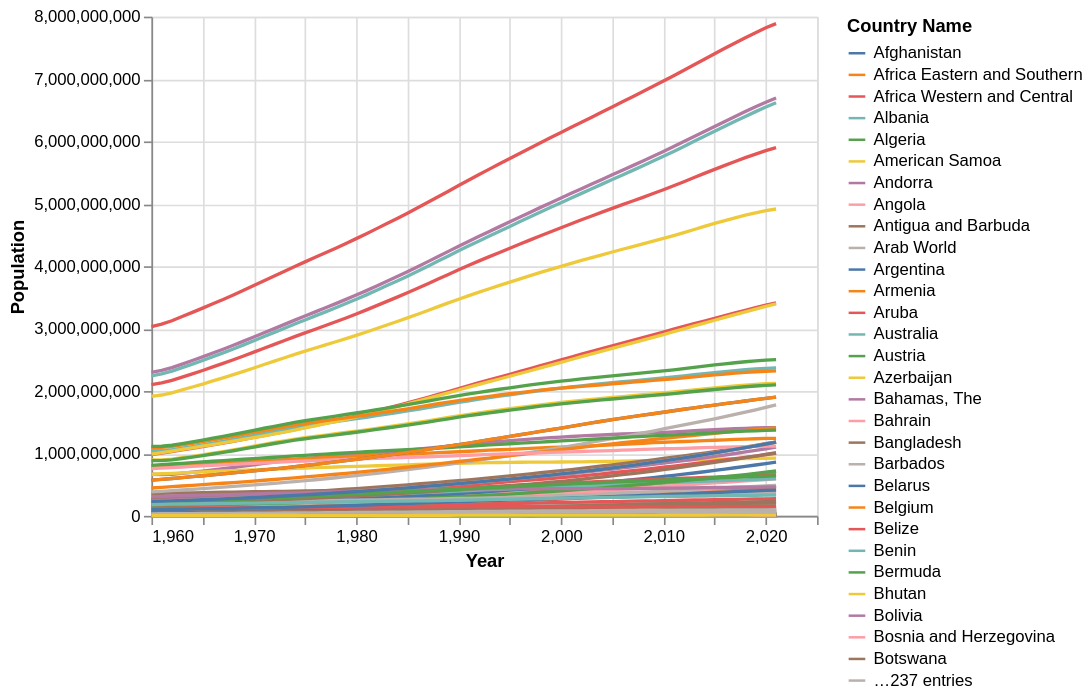

Write notebook code for a chart like this one.
### Code cell
# Listing 3.21 Drawing the raw chart

import pandas as pd
import altair as alt
alt.data_transformers.disable_max_rows()

df = pd.read_csv('/content/population.csv')


df = df.melt(id_vars='Country Name',
             var_name='Year',
             value_name='Population')
df['Year'] = df['Year'].astype('int')

chart = alt.Chart(df).mark_line().encode(
    x = 'Year:Q',
    y = 'Population:Q',
    color = 'Country Name:N'
)

# chart.show()

chart

### Figure 1 — Vega-Lite specification as saved in the notebook (floating-point values rounded to 4 significant figures; data arrays with more than 128 entries replaced by an {"elided": "..."} marker saying what was removed)
{"config": {"view": {"continuousWidth": 400, "continuousHeight": 300}}, "data": {"name": "data-f76ea6373cd6b747f1e69db32b23312d"}, "mark": "line", "encoding": {"color": {"field": "Country Name", "type": "nominal"}, "x": {"field": "Year", "type": "quantitative"}, "y": {"field": "Population", "type": "quantitative"}}, "$schema": "https://vega.github.io/schema/vega-lite/v4.17.0.json", "datasets": {"data-f76ea6373cd6b747f1e69db32b23312d": {"elided": "16492 records"}}}
